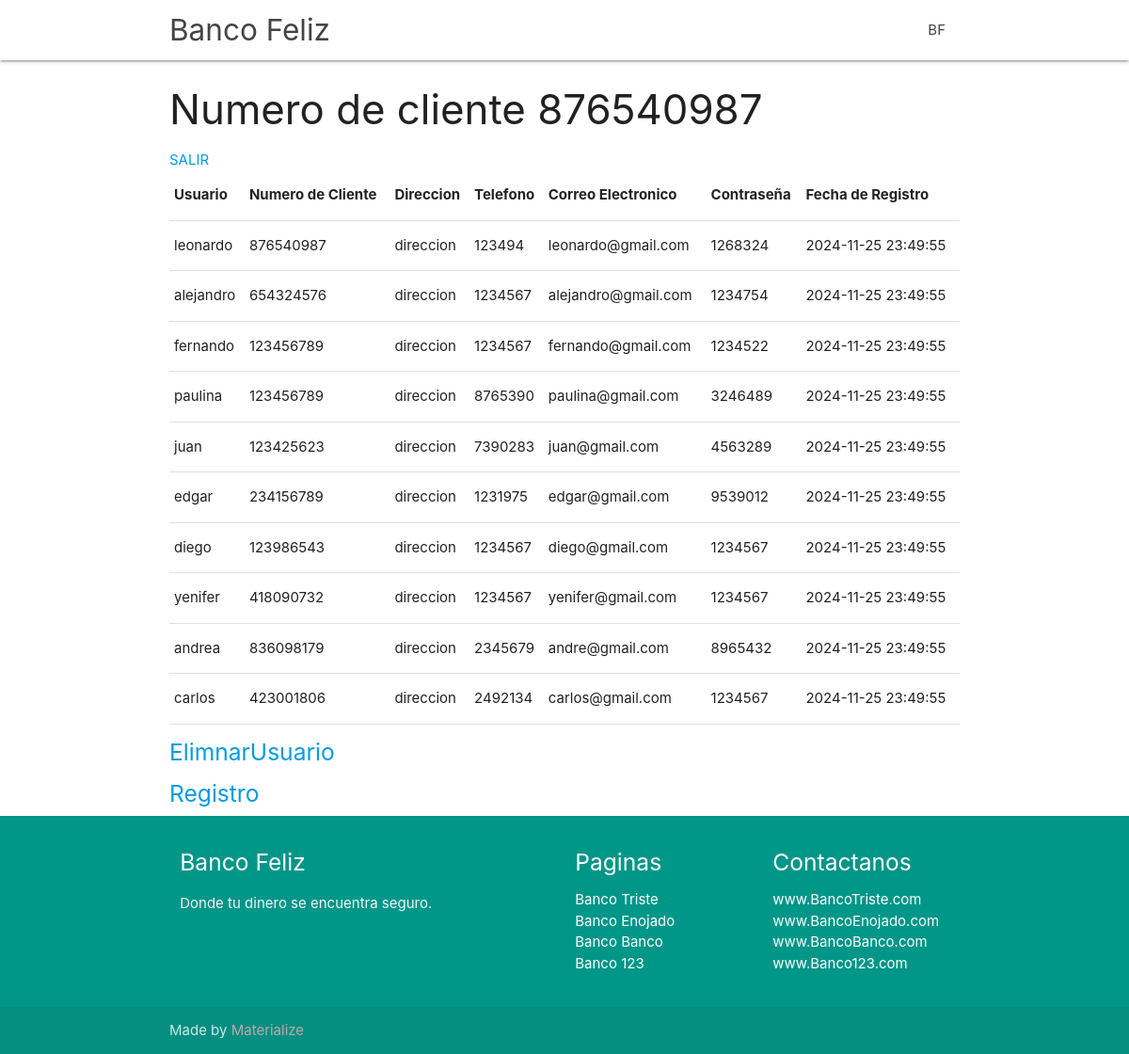
Screenshot of /Principal.php (signed in) with the database file from the repository.
### tables this page shows
CREATE TABLE `persona` (
  `numero` int NOT NULL AUTO_INCREMENT,
  `nombre_usuario` text NOT NULL,
  `carrera` text NOT NULL,
  `no_cuenta` int NOT NULL,
  `direccion` text NOT NULL,
  `telefono` varchar(8) NOT NULL,
  `email` text NOT NULL,
  `password` varchar(8) NOT NULL,
  `fecha_registro` datetime NOT NULL DEFAULT CURRENT_TIMESTAMP,
  `permisos` int NOT NULL DEFAULT '2',
  PRIMARY KEY (`numero`)
);

### Principal.php (the view, shortened to what this page needs)
<?php include "parallax-template-2/fragments/header.php"; ?>
    <div class="container">
            <?php
            $no_cuenta= $_SESSION['usermane'];
            if(!isset($no_cuenta)){
                    header("location: ./index.php");
            }else{
                echo "<h3> Numero de cliente $no_cuenta </h3> ";
                echo "<a href='logica/salir.php'> SALIR</a>";
            require "./logica/conexion.php";
            mysqli_set_charset($conexion,'utf8');
            $consulta_sql="SELECT * FROM persona";
            $resultado = $conexion->query($consulta_sql);
            $count = mysqli_num_rows($resultado);
            echo "<table border='2' >
                <tr>
                    <th>Usuario</th>
                    <th>Numero de Cliente</th>
                    <th>Direccion</th>
                    <th>Telefono</th>
                    <th>Correo Electronico</th>
                    <th>Contraseña</th>
                    <th>Fecha de Registro</th>
                </tr>";
            if ( $count>0 ){
                while( $row = mysqli_fetch_assoc($resultado)  ){
                echo "<tr>";
                echo"<td>". $row['nombre_usuario'] ."</td>";
                echo"<td>". $row['no_cuenta'] ."</td>";
                echo"<td>". $row['direccion'] ."</td>";
                echo"<td>". $row['telefono'] ."</td>";
                echo"<td>". $row['email'] ."</td>";
                echo"<td>". $row['password'] ."</td>";
                echo"<td>". $row['fecha_registro'] ."</td>";
                echo "</tr>";
                }
                echo "</table>";
            }else{
                echo " <h1 style='color:red' >Sin Ningun registro</h1>";
            }
            echo "
                <h5><a href='EliminarUsuario.php'>ElimnarUsuario</a></h5>
                <h5><a href='Registro.php'>Registro</a></h5>
                ";
            }
        ?>
    </div>
<?php include "parallax-template-2/fragments/footer.php"; ?>

### parallax-template-2/fragments/header.php (shortened to what this page needs)
<!DOCTYPE html>
<html lang="en">
<head>
    <link href="parallax-template-2/css/materialize.css" type="text/css" rel="stylesheet" media="screen,projection"/>
    <link href="parallax-template-2/css/style.css" type="text/css" rel="stylesheet" media="screen,projection"/>
</head>
<body>
  <nav class="white" role="navigation">
    <div class="nav-wrapper container">
      <a id="logo-container" href="#" class="brand-logo">Banco Feliz</a>
      <ul class="right hide-on-med-and-down">
        <li><a href="#">BF</a></li>
      </ul>
    </div>
  </nav>

### parallax-template-2/fragments/footer.php (shortened to what this page needs)
<footer class="page-footer teal">
    <div class="container">
      <div class="row">
        <div class="col l6 s12">
          <h5 class="white-text">Banco Feliz</h5>
          <p class="grey-text text-lighten-4">Donde tu dinero se encuentra seguro.</p>
        </div>
        <div class="col l3 s12">
          <h5 class="white-text">Paginas</h5>
          <ul>
            <li><a class="white-text" href="#!">Banco Triste</a></li>
            <li><a class="white-text" href="#!">Banco Enojado</a></li>
            <li><a class="white-text" href="#!">Banco Banco</a></li>
            <li><a class="white-text" href="#!">Banco 123</a></li>
          </ul>
        </div>
        <div class="col l3 s12">
          <h5 class="white-text">Contactanos</h5>
          <ul>
            <li><a class="white-text" href="#!">www.BancoTriste.com</a></li>
            <li><a class="white-text" href="#!">www.BancoEnojado.com</a></li>
            <li><a class="white-text" href="#!">www.BancoBanco.com</a></li>
            <li><a class="white-text" href="#!">www.Banco123.com</a></li>
          </ul>
        </div>
      </div>
    </div>
    <div class="footer-copyright">
      <div class="container">
      Made by <a class="brown-text text-lighten-3" href="http://materializecss.com">Materialize</a>
      </div>
    </div>
  </footer>
</body>
</html>

### parallax-template-2/css/style.css (style rules this page uses)
nav ul a, nav .brand-logo { color: #444; }
p { line-height: 2rem; }
footer.page-footer { margin: 0; }

### rows the page displays
persona: nombre_usuario "leonardo", no_cuenta "876540987", direccion "direccion", telefono "123494", email "leonardo@gmail.com", password "1268324", fecha_registro "2024-11-25 23:49:55"
persona: nombre_usuario "alejandro", no_cuenta "654324576", direccion "direccion", telefono "1234567", email "alejandro@gmail.com", password "1234754", fecha_registro "2024-11-25 23:49:55"
persona: nombre_usuario "fernando", no_cuenta "123456789", direccion "direccion", telefono "1234567", email "fernando@gmail.com", password "1234522", fecha_registro "2024-11-25 23:49:55"
persona: nombre_usuario "paulina", no_cuenta "123456789", direccion "direccion", telefono "8765390", email "paulina@gmail.com", password "3246489", fecha_registro "2024-11-25 23:49:55"
persona: nombre_usuario "juan", no_cuenta "123425623", direccion "direccion", telefono "7390283", email "juan@gmail.com", password "4563289", fecha_registro "2024-11-25 23:49:55"
persona: nombre_usuario "edgar", no_cuenta "234156789", direccion "direccion", telefono "1231975", email "edgar@gmail.com", password "9539012", fecha_registro "2024-11-25 23:49:55"
persona: nombre_usuario "diego", no_cuenta "123986543", direccion "direccion", telefono "1234567", email "diego@gmail.com", password "1234567", fecha_registro "2024-11-25 23:49:55"
persona: nombre_usuario "yenifer", no_cuenta "418090732", direccion "direccion", telefono "1234567", email "yenifer@gmail.com", password "1234567", fecha_registro "2024-11-25 23:49:55"
persona: nombre_usuario "andrea", no_cuenta "836098179", direccion "direccion", telefono "2345679", email "andre@gmail.com", password "8965432", fecha_registro "2024-11-25 23:49:55"
persona: nombre_usuario "carlos", no_cuenta "423001806", direccion "direccion", telefono "2492134", email "carlos@gmail.com", password "1234567", fecha_registro "2024-11-25 23:49:55"

### other values shown
$no_cuenta "876540987"
